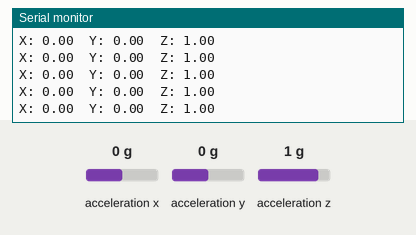
Simulated run of this sketch. Board: Arduino Uno, built with avr-gcc and run on an emulated ATmega328P. On the bench: the last lines printed to the serial monitor. The inputs (shaded band) are chosen by the test bench; at power-on: acceleration x 0 g, acceleration y 0 g, acceleration z 1 g. No radio packets arrive unless stated.

Above: at 1.2 s.
1.3 s: acceleration x set to -1.4 g
At 1.39 s:
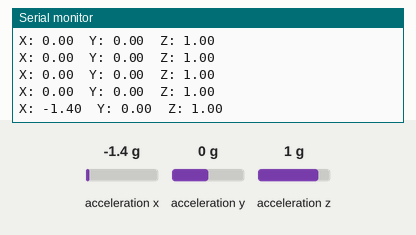
2.8 s: acceleration y set to -1.4 g
At 2.87 s:
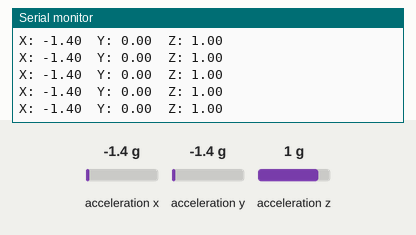
4.3 s: acceleration z set to -1.4 g
At 4.36 s:
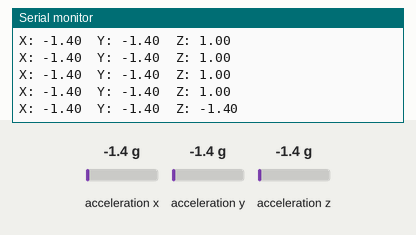

The sketch:

sketch_may23a.ino
```cpp
#include <SPI.h>
#include <nRF24L01.h>
#include <RF24.h>
#include <Wire.h>
#include <MPU6050.h>

RF24 radio(9, 10); // CE, CSN pinleri
const byte address[6] = "00001";
MPU6050 mpu;

void setup() {
  Serial.begin(9600);
  Wire.begin();
  mpu.initialize();
  if (!mpu.testConnection()) {
    Serial.println("MPU6050 bağlantısı başarısız!");
    while (1);
  }

  radio.begin();
  radio.openWritingPipe(address);
  radio.setPALevel(RF24_PA_LOW);
  radio.stopListening();
}

void loop() {
  float x = mpu.getAccelerationX() / 16384.0;
  float y = mpu.getAccelerationY() / 16384.0;
  float z = mpu.getAccelerationZ() / 16384.0;

  // Verileri seri monitöre yazdır
  Serial.print("X: "); Serial.print(x); Serial.print("  ");
  Serial.print("Y: "); Serial.print(y); Serial.print("  ");
  Serial.print("Z: "); Serial.print(z); Serial.println("");

  // Verileri alıcıya gönder
  radio.write(&x, sizeof(x));
  radio.write(&y, sizeof(y));
  radio.write(&z, sizeof(z));

  delay(100); // Veri gönderme aralığını belirle
}
```

Measured:
- after the input at 1.3 s, the serial monitor: prints a new line after 0.09 s (image 1)
- after the input at 4.3 s, the serial monitor: prints a new line after 0.06 s (image 3)
